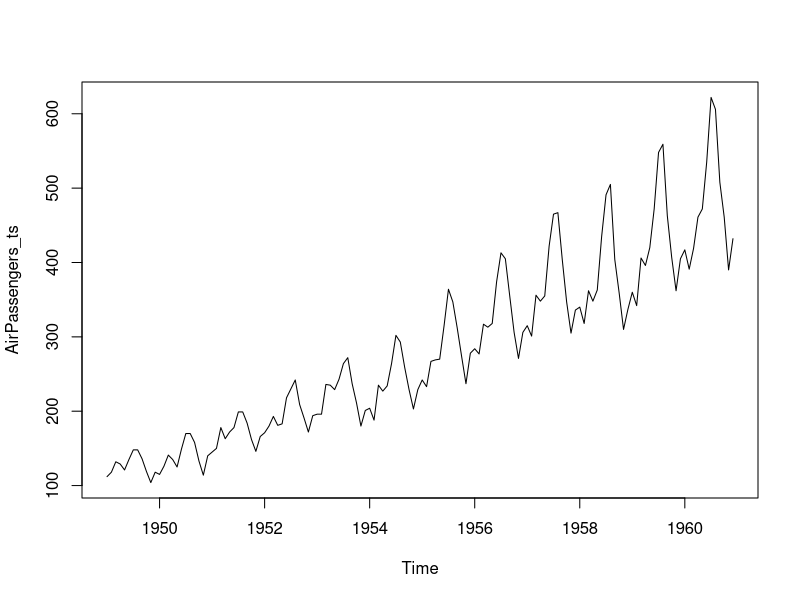
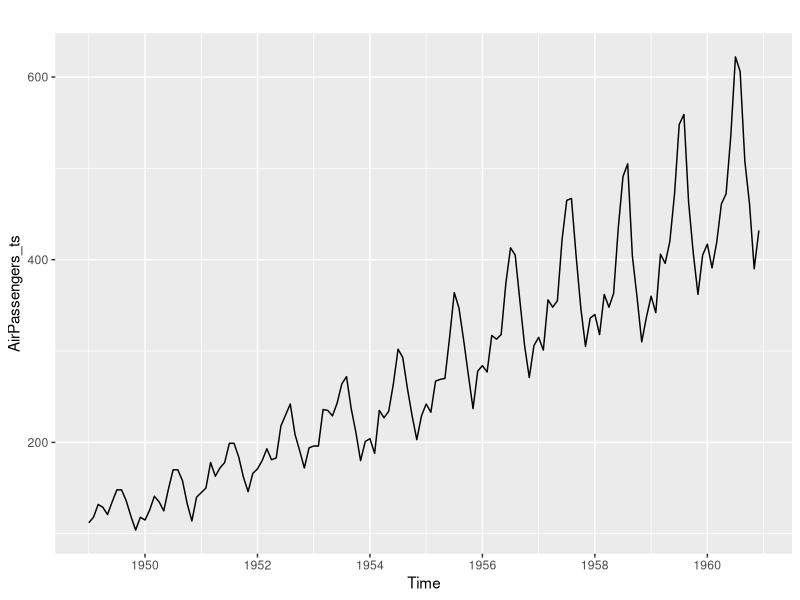
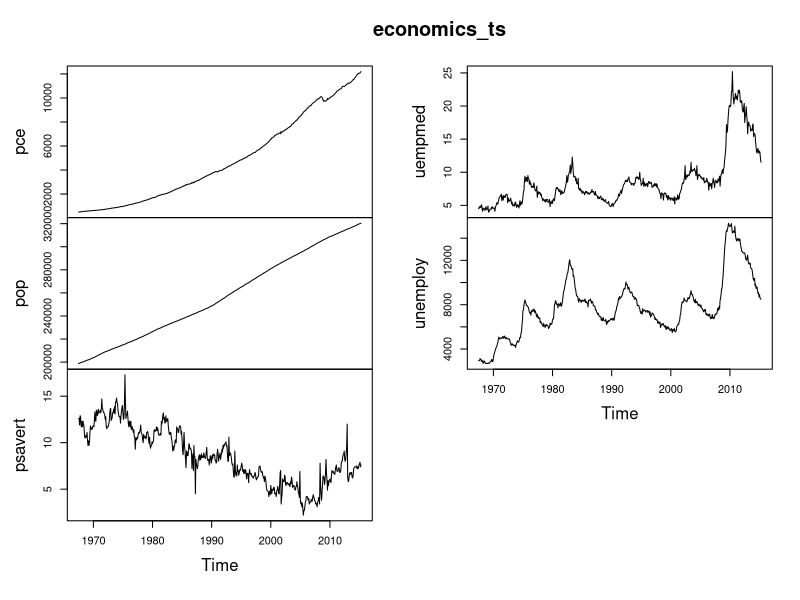
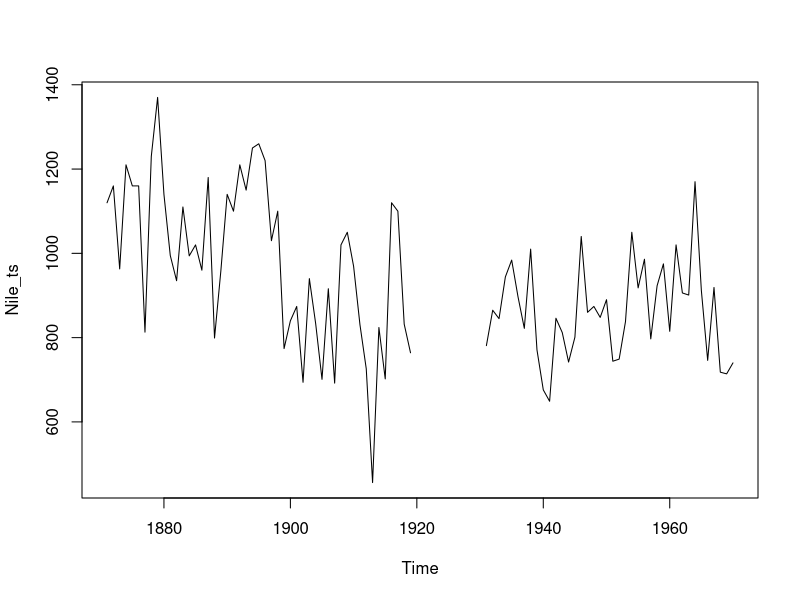

Here is the R script that generated these plots, in order:
#' ---
#' title: "Time Series - objeto ts()"
#' author: "Bruno Tebaldi de Queiroz Barbosa"
#' date: "2023-02-04"
#' output: html_document
#' ---


# Setup -------------------------------------------------------------------
library(tidyverse)
library(readxl)

rm(list = ls())

# Data Load ---------------------------------------------------------------
AirPassengers <- read_excel("scripts/Aula 5 - Time Series/database/AirPassengers.xlsx")
economics <- read_excel("scripts/Aula 5 - Time Series/database/economics.xlsx")
Nile <- read_excel("scripts/Aula 5 - Time Series/database/Nile.xlsx")



# AirPassengers time series -----------------------------------------------

# create a time series object
AirPassengers_ts <- ts(data = AirPassengers$x, start = c(1949, 1), frequency = 12)

# The start() and end() functions return the time index of the first and last
# observations, respectively.
start(AirPassengers_ts)
end(AirPassengers_ts)

# The time() function calculates a vector of time
# indices, with one element for each time index on which the series was
# observed.
time(AirPassengers_ts)

# The deltat() function returns the fixed time interval between observations
deltat(AirPassengers_ts)

# The frequency() function returns the number of observations per unit time.
frequency(AirPassengers_ts)

# The cycle() function returns the position in the cycle of each observation.
cycle(AirPassengers_ts)

is.ts(AirPassengers_ts)


# Economics time series ---------------------------------------------------
economics_ts <- ts(data = economics[ , c("pce", "pop", "psavert", "uempmed", "unemploy")],
                   start = c(1967, 7), frequency = 12)

start(economics_ts)
end(economics_ts)
time(economics_ts)
cycle(economics_ts)
frequency(economics_ts)
deltat(economics_ts)
is.ts(economics_ts)

# Nile time series --------------------------------------------------------
Nile_ts <- ts(data = Nile$nile, start = c(1871, 1), frequency = 1)

start(Nile_ts)
end(Nile_ts)
time(Nile_ts)
cycle(Nile_ts)
frequency(Nile_ts)
deltat(Nile_ts)
is.ts(Nile_ts)


# Plot the Data -----------------------------------------------------------

print(AirPassengers_ts)
plot(AirPassengers_ts)

# forecast package has an autoplot for ts objects
forecast::autoplot(AirPassengers_ts)

plot(economics_ts)
plot(Nile_ts)